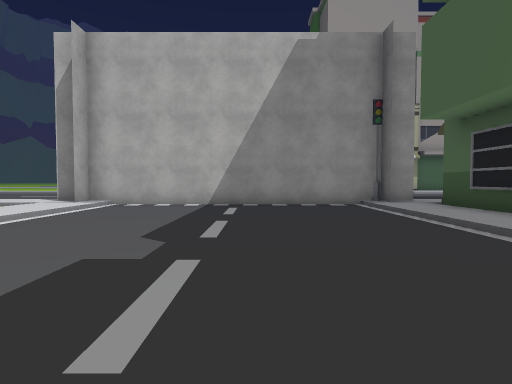
view 1 (above)

19 first-person views from a walk through a 3-D level made in the Unity game engine. The camera is 1.3 m above the floor, tilts 2° down and sees 80° across. The floor is counted in squares, 2 m on a side. Each view is taken from the middle of a square. On the plan, view 1 faces up. The plan holds only what a view shows up to about 10 squares ahead; the rest is blank. The place goes on beyond the plan. Some surface patterns are stand-ins.

view 2
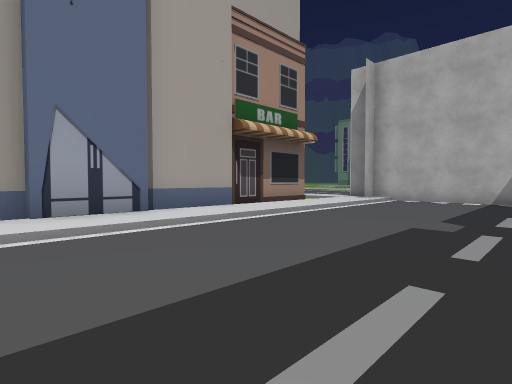

view 3
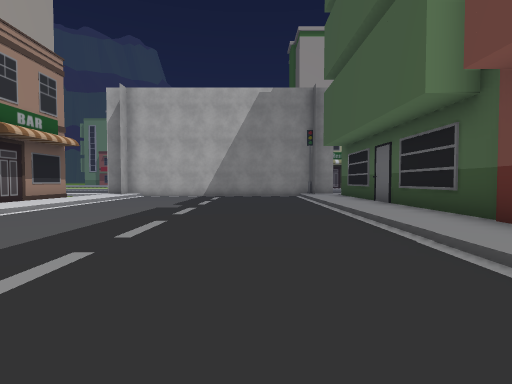

view 4
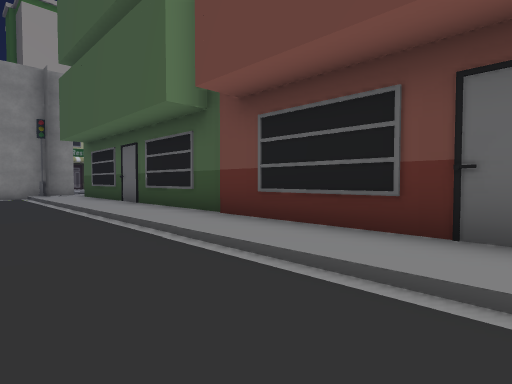

view 5
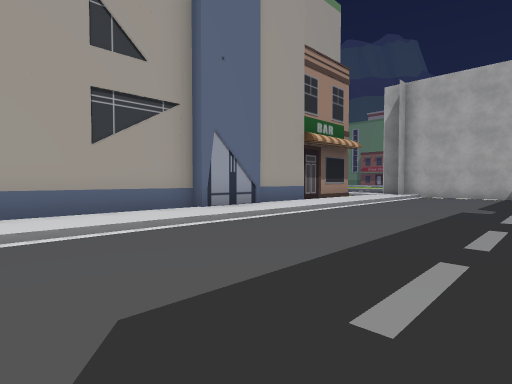

view 6
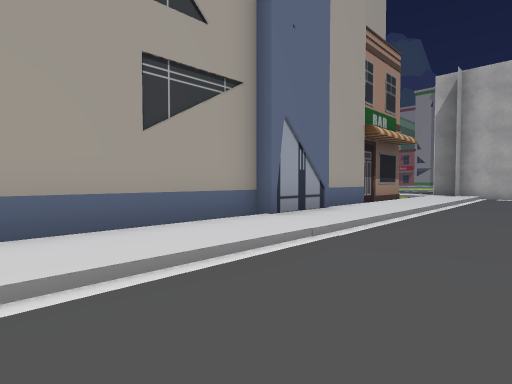

view 7
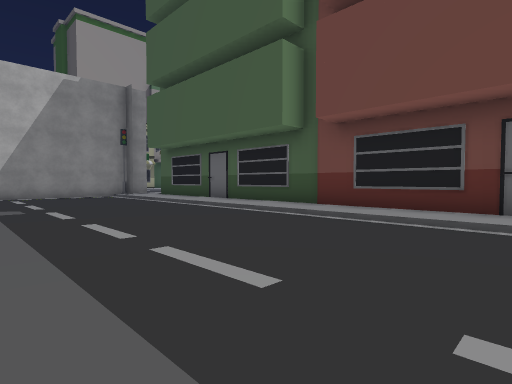

view 8
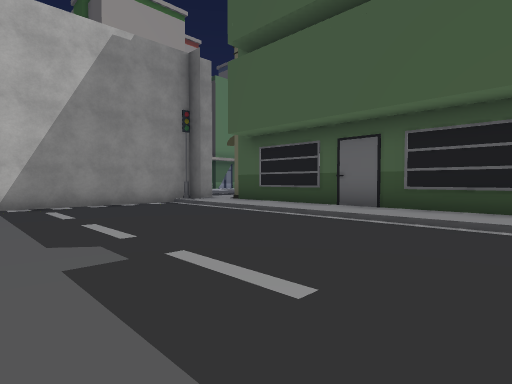

view 9
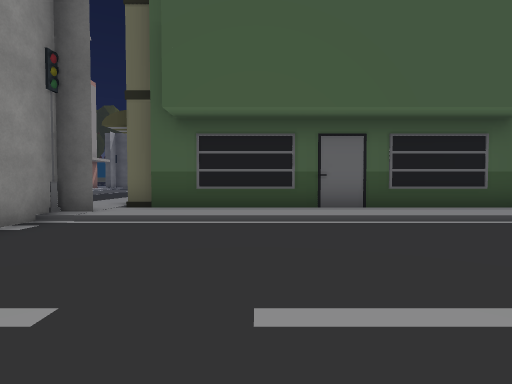

view 10
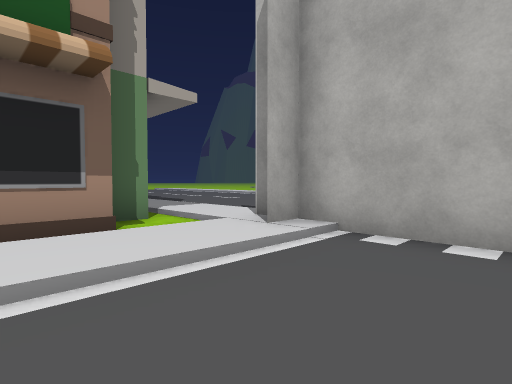

view 11
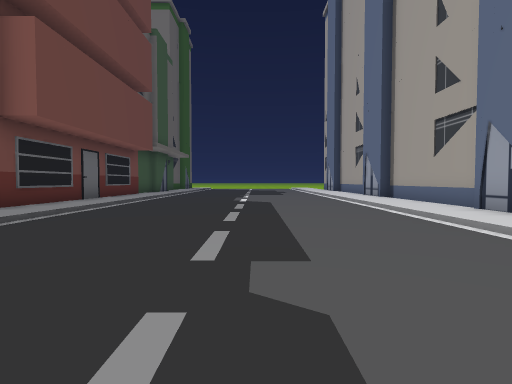

view 12
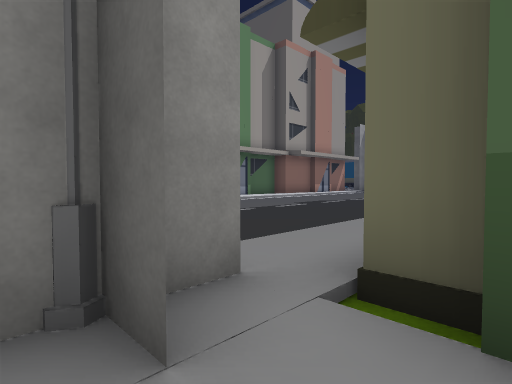

view 13
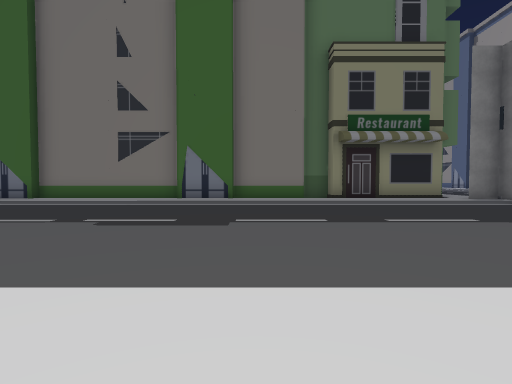

view 14
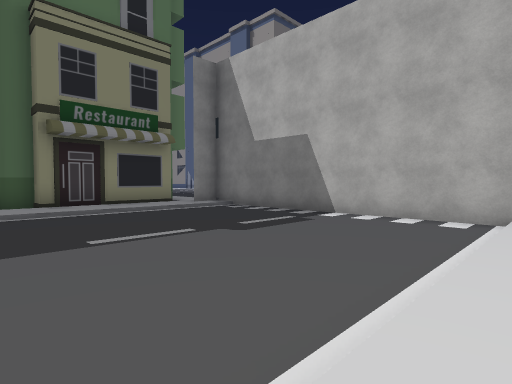

view 15
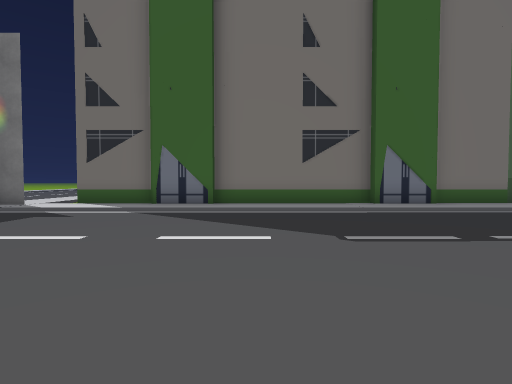

view 16
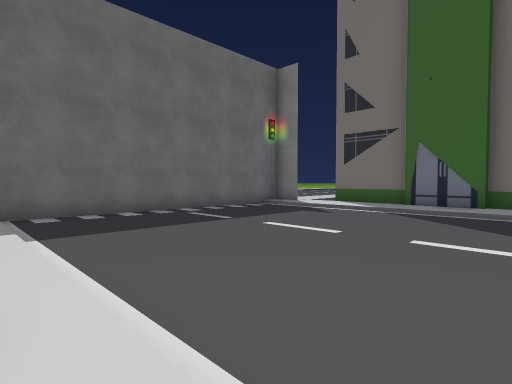

view 17
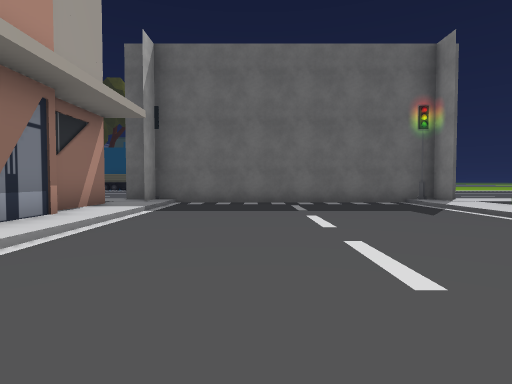

view 18
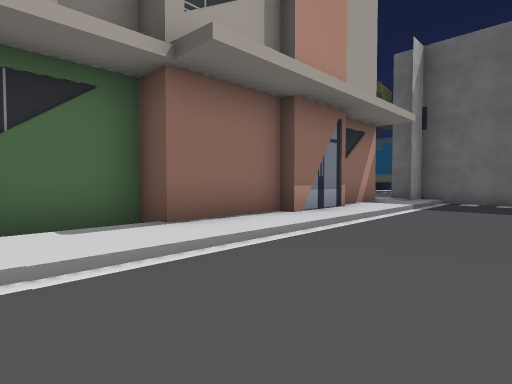

view 19
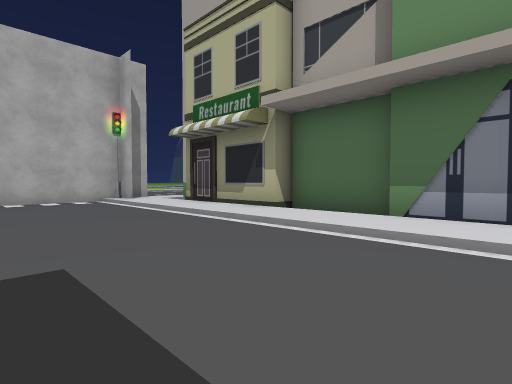

### Floor plan
Key: @ floor where view 1 was taken; # wall or solid block; . main floor; : floor 0.25 m higher than the main floor; / step, stairs or slope; B building.
Columns run from 7 left of view 1 to 25 right of it. Each row starts with its distance up from view 1.
 19             B   BBBBBBBB
 18             /BBBB//////BBBBBBB/:
 17           ##:::::::::::::::::::##
 16           #.....................#
 15           #.....................#
 14           #.....................#
 13           #.....................#
 12           #.....................#
 11           #.....................#
 10           #.....................#
  9 ::##########:::::::::::::::::::##
  8 //#/....../#BBBB:::BB:::::BB///#
  7 B.:/....../:B  BB B  BBBBB  BB
  6  #:/....../:
  5  #:/....../:
  4  #:/....../:B
  3  #:/....../:B
  2 BB:/....../:B
  1  B:/....../:B
  0  B:/...@../:B
 -1  B:/....../:B
 -2  B:/....../:B
 -3   :/....../:B
 -4  B:/....../:B
 -5  B:/....../:B

Where each view was taken, in squares from view 1:
view 1: 0 up, 0 right, facing up
view 2: 2 down, 0 right, facing up-left
view 3: 5 down, 1 right, facing up
view 4: 5 down, 1 right, facing up-right
view 5: 5 down, 0 right, facing up-left
view 6: 5 down, 2 left, facing up-left
view 7: 5 down, 2 left, facing up-right
view 8: 0 up, 2 left, facing up-right
view 9: 5 up, 2 left, facing right
view 10: 5 up, 2 left, facing up-left
view 11: 5 up, 1 left, facing down
view 12: 7 up, 3 right, facing up-right
view 13: 18 up, 11 right, facing down
view 14: 17 up, 10 right, facing down-left
view 15: 17 up, 17 right, facing down
view 16: 17 up, 17 right, facing down-right
view 17: 14 up, 15 right, facing right
view 18: 14 up, 14 right, facing up-right
view 19: 13 up, 14 right, facing up-left
